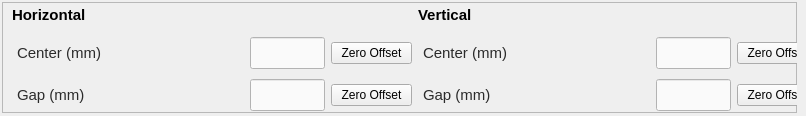
<?xml version="1.0" encoding="UTF-8"?>
<ui version="4.0">
 <class>Form</class>
 <widget class="QWidget" name="Form">
  <property name="geometry">
   <rect>
    <x>0</x>
    <y>0</y>
    <width>806</width>
    <height>116</height>
   </rect>
  </property>
  <property name="windowTitle">
   <string>Form</string>
  </property>
  <widget class="QFrame" name="frame">
   <property name="geometry">
    <rect>
     <x>2</x>
     <y>2</y>
     <width>795</width>
     <height>111</height>
    </rect>
   </property>
   <property name="sizePolicy">
    <sizepolicy hsizetype="Preferred" vsizetype="Preferred">
     <horstretch>0</horstretch>
     <verstretch>0</verstretch>
    </sizepolicy>
   </property>
   <property name="minimumSize">
    <size>
     <width>795</width>
     <height>110</height>
    </size>
   </property>
   <property name="frameShape">
    <enum>QFrame::StyledPanel</enum>
   </property>
   <property name="frameShadow">
    <enum>QFrame::Raised</enum>
   </property>
   <widget class="QWidget" name="layoutWidget">
    <property name="geometry">
     <rect>
      <x>10</x>
      <y>0</y>
      <width>806</width>
      <height>109</height>
     </rect>
    </property>
    <layout class="QGridLayout" name="gridLayout">
     <property name="topMargin">
      <number>0</number>
     </property>
     <property name="verticalSpacing">
      <number>10</number>
     </property>
     <item row="2" column="0">
      <widget class="QLabel" name="GapLabel1">
       <property name="sizePolicy">
        <sizepolicy hsizetype="Fixed" vsizetype="Fixed">
         <horstretch>0</horstretch>
         <verstretch>0</verstretch>
        </sizepolicy>
       </property>
       <property name="minimumSize">
        <size>
         <width>120</width>
         <height>0</height>
        </size>
       </property>
       <property name="maximumSize">
        <size>
         <width>120</width>
         <height>16777215</height>
        </size>
       </property>
       <property name="font">
        <font>
         <pointsize>11</pointsize>
        </font>
       </property>
       <property name="styleSheet">
        <string notr="true">color: rgb(43,43,43);</string>
       </property>
       <property name="text">
        <string>Gap (mm)</string>
       </property>
       <property name="margin">
        <number>0</number>
       </property>
       <property name="indent">
        <number>5</number>
       </property>
      </widget>
     </item>
     <item row="1" column="6">
      <widget class="PyDMByteIndicator" name="ByteIndicatorCenter2Move">
       <property name="enabled">
        <bool>false</bool>
       </property>
       <property name="sizePolicy">
        <sizepolicy hsizetype="Fixed" vsizetype="Fixed">
         <horstretch>0</horstretch>
         <verstretch>0</verstretch>
        </sizepolicy>
       </property>
       <property name="minimumSize">
        <size>
         <width>25</width>
         <height>0</height>
        </size>
       </property>
       <property name="maximumSize">
        <size>
         <width>25</width>
         <height>25</height>
        </size>
       </property>
       <property name="toolTip">
        <string/>
       </property>
       <property name="alarmSensitiveContent">
        <bool>false</bool>
       </property>
       <property name="alarmSensitiveBorder">
        <bool>false</bool>
       </property>
       <property name="PyDMToolTip">
        <string/>
       </property>
       <property name="channel">
        <string>ca://${prefix}:ACTUAL_YCENTER_RBV.MOVN</string>
       </property>
       <property name="blinkOnChange">
        <bool>false</bool>
       </property>
       <property name="toggleMode">
        <bool>false</bool>
       </property>
       <property name="blinkInterval">
        <number>99</number>
       </property>
       <property name="showLabels">
        <bool>false</bool>
       </property>
       <property name="bigEndian">
        <bool>false</bool>
       </property>
       <property name="circles">
        <bool>true</bool>
       </property>
       <property name="numBits">
        <number>1</number>
       </property>
       <property name="shift">
        <number>0</number>
       </property>
       <property name="labels">
        <stringlist>
         <string>Bit 0</string>
        </stringlist>
       </property>
      </widget>
     </item>
     <item row="1" column="1">
      <widget class="PyDMByteIndicator" name="ByteIndicatorCenter1Move">
       <property name="enabled">
        <bool>false</bool>
       </property>
       <property name="sizePolicy">
        <sizepolicy hsizetype="Fixed" vsizetype="Fixed">
         <horstretch>0</horstretch>
         <verstretch>0</verstretch>
        </sizepolicy>
       </property>
       <property name="minimumSize">
        <size>
         <width>25</width>
         <height>0</height>
        </size>
       </property>
       <property name="maximumSize">
        <size>
         <width>25</width>
         <height>25</height>
        </size>
       </property>
       <property name="toolTip">
        <string/>
       </property>
       <property name="alarmSensitiveContent">
        <bool>false</bool>
       </property>
       <property name="alarmSensitiveBorder">
        <bool>false</bool>
       </property>
       <property name="PyDMToolTip">
        <string/>
       </property>
       <property name="channel">
        <string>ca://${prefix}:ACTUAL_XCENTER_RBV.MOVN</string>
       </property>
       <property name="blinkOnChange">
        <bool>false</bool>
       </property>
       <property name="toggleMode">
        <bool>false</bool>
       </property>
       <property name="blinkInterval">
        <number>99</number>
       </property>
       <property name="showLabels">
        <bool>false</bool>
       </property>
       <property name="bigEndian">
        <bool>false</bool>
       </property>
       <property name="circles">
        <bool>true</bool>
       </property>
       <property name="numBits">
        <number>1</number>
       </property>
       <property name="shift">
        <number>0</number>
       </property>
       <property name="labels">
        <stringlist>
         <string>Bit 0</string>
        </stringlist>
       </property>
      </widget>
     </item>
     <item row="2" column="8">
      <widget class="PyDMLineEdit" name="GapSet2">
       <property name="sizePolicy">
        <sizepolicy hsizetype="Minimum" vsizetype="Minimum">
         <horstretch>0</horstretch>
         <verstretch>0</verstretch>
        </sizepolicy>
       </property>
       <property name="minimumSize">
        <size>
         <width>75</width>
         <height>32</height>
        </size>
       </property>
       <property name="maximumSize">
        <size>
         <width>75</width>
         <height>16777215</height>
        </size>
       </property>
       <property name="font">
        <font>
         <pointsize>11</pointsize>
        </font>
       </property>
       <property name="toolTip">
        <string/>
       </property>
       <property name="styleSheet">
        <string notr="true">color: rgb(43,43,43);
background-color: rgb(250, 250, 250);</string>
       </property>
       <property name="alignment">
        <set>Qt::AlignCenter</set>
       </property>
       <property name="precision">
        <number>3</number>
       </property>
       <property name="precisionFromPV">
        <bool>false</bool>
       </property>
       <property name="channel">
        <string>ca://${prefix}:YWID_REQ</string>
       </property>
      </widget>
     </item>
     <item row="2" column="1">
      <widget class="PyDMByteIndicator" name="ByteIndicatorGap1Move">
       <property name="enabled">
        <bool>false</bool>
       </property>
       <property name="sizePolicy">
        <sizepolicy hsizetype="Fixed" vsizetype="Fixed">
         <horstretch>0</horstretch>
         <verstretch>0</verstretch>
        </sizepolicy>
       </property>
       <property name="minimumSize">
        <size>
         <width>25</width>
         <height>0</height>
        </size>
       </property>
       <property name="maximumSize">
        <size>
         <width>25</width>
         <height>25</height>
        </size>
       </property>
       <property name="toolTip">
        <string/>
       </property>
       <property name="alarmSensitiveContent">
        <bool>false</bool>
       </property>
       <property name="alarmSensitiveBorder">
        <bool>false</bool>
       </property>
       <property name="PyDMToolTip">
        <string/>
       </property>
       <property name="channel">
        <string>ca://${prefix}:ACTUAL_XWIDTH_RBV.MOVN</string>
       </property>
       <property name="blinkOnChange">
        <bool>false</bool>
       </property>
       <property name="toggleMode">
        <bool>false</bool>
       </property>
       <property name="blinkInterval">
        <number>99</number>
       </property>
       <property name="showLabels">
        <bool>false</bool>
       </property>
       <property name="bigEndian">
        <bool>false</bool>
       </property>
       <property name="circles">
        <bool>true</bool>
       </property>
       <property name="numBits">
        <number>1</number>
       </property>
       <property name="shift">
        <number>0</number>
       </property>
       <property name="labels">
        <stringlist>
         <string>Bit 0</string>
        </stringlist>
       </property>
      </widget>
     </item>
     <item row="1" column="8">
      <widget class="PyDMLineEdit" name="CenterSet2">
       <property name="sizePolicy">
        <sizepolicy hsizetype="Minimum" vsizetype="Minimum">
         <horstretch>0</horstretch>
         <verstretch>0</verstretch>
        </sizepolicy>
       </property>
       <property name="minimumSize">
        <size>
         <width>75</width>
         <height>32</height>
        </size>
       </property>
       <property name="maximumSize">
        <size>
         <width>75</width>
         <height>16777215</height>
        </size>
       </property>
       <property name="font">
        <font>
         <pointsize>11</pointsize>
        </font>
       </property>
       <property name="toolTip">
        <string/>
       </property>
       <property name="styleSheet">
        <string notr="true">color: rgb(43,43,43);
background-color: rgb(250, 250, 250);</string>
       </property>
       <property name="alignment">
        <set>Qt::AlignCenter</set>
       </property>
       <property name="precision">
        <number>3</number>
       </property>
       <property name="precisionFromPV">
        <bool>false</bool>
       </property>
       <property name="channel">
        <string>ca://${prefix}:YCEN_REQ</string>
       </property>
      </widget>
     </item>
     <item row="2" column="3">
      <widget class="PyDMLineEdit" name="GapSet1">
       <property name="sizePolicy">
        <sizepolicy hsizetype="Minimum" vsizetype="Minimum">
         <horstretch>0</horstretch>
         <verstretch>0</verstretch>
        </sizepolicy>
       </property>
       <property name="minimumSize">
        <size>
         <width>75</width>
         <height>32</height>
        </size>
       </property>
       <property name="maximumSize">
        <size>
         <width>75</width>
         <height>16777215</height>
        </size>
       </property>
       <property name="font">
        <font>
         <pointsize>11</pointsize>
        </font>
       </property>
       <property name="toolTip">
        <string/>
       </property>
       <property name="styleSheet">
        <string notr="true">color: rgb(43,43,43);
background-color: rgb(250, 250, 250);</string>
       </property>
       <property name="alignment">
        <set>Qt::AlignCenter</set>
       </property>
       <property name="precision">
        <number>3</number>
       </property>
       <property name="precisionFromPV">
        <bool>false</bool>
       </property>
       <property name="channel">
        <string>ca://${prefix}:XWID_REQ</string>
       </property>
      </widget>
     </item>
     <item row="2" column="2">
      <widget class="PyDMLabel" name="GapRBV1">
       <property name="sizePolicy">
        <sizepolicy hsizetype="Minimum" vsizetype="Minimum">
         <horstretch>0</horstretch>
         <verstretch>0</verstretch>
        </sizepolicy>
       </property>
       <property name="minimumSize">
        <size>
         <width>75</width>
         <height>0</height>
        </size>
       </property>
       <property name="maximumSize">
        <size>
         <width>75</width>
         <height>16777215</height>
        </size>
       </property>
       <property name="font">
        <font>
         <pointsize>11</pointsize>
        </font>
       </property>
       <property name="toolTip">
        <string/>
       </property>
       <property name="whatsThis">
        <string/>
       </property>
       <property name="styleSheet">
        <string notr="true">color: rgb(34, 34, 34);</string>
       </property>
       <property name="alignment">
        <set>Qt::AlignCenter</set>
       </property>
       <property name="precision">
        <number>0</number>
       </property>
       <property name="showUnits">
        <bool>false</bool>
       </property>
       <property name="precisionFromPV">
        <bool>true</bool>
       </property>
       <property name="alarmSensitiveContent">
        <bool>false</bool>
       </property>
       <property name="alarmSensitiveBorder">
        <bool>true</bool>
       </property>
       <property name="PyDMToolTip">
        <string/>
       </property>
       <property name="channel">
        <string>ca://${prefix}:ACTUAL_XWIDTH_RBV</string>
       </property>
       <property name="enableRichText">
        <bool>false</bool>
       </property>
      </widget>
     </item>
     <item row="2" column="5">
      <widget class="QLabel" name="GapLabel2">
       <property name="sizePolicy">
        <sizepolicy hsizetype="Minimum" vsizetype="Minimum">
         <horstretch>0</horstretch>
         <verstretch>0</verstretch>
        </sizepolicy>
       </property>
       <property name="minimumSize">
        <size>
         <width>120</width>
         <height>0</height>
        </size>
       </property>
       <property name="maximumSize">
        <size>
         <width>16777</width>
         <height>16777215</height>
        </size>
       </property>
       <property name="sizeIncrement">
        <size>
         <width>0</width>
         <height>0</height>
        </size>
       </property>
       <property name="font">
        <font>
         <pointsize>11</pointsize>
        </font>
       </property>
       <property name="styleSheet">
        <string notr="true">color: rgb(43, 43, 43);</string>
       </property>
       <property name="text">
        <string>Gap (mm)</string>
       </property>
       <property name="margin">
        <number>0</number>
       </property>
       <property name="indent">
        <number>5</number>
       </property>
      </widget>
     </item>
     <item row="0" column="5" colspan="4">
      <widget class="QLabel" name="VerticalLabel">
       <property name="font">
        <font>
         <pointsize>11</pointsize>
         <weight>75</weight>
         <bold>true</bold>
        </font>
       </property>
       <property name="text">
        <string>Vertical</string>
       </property>
      </widget>
     </item>
     <item row="1" column="7">
      <widget class="PyDMLabel" name="CenterRBV2">
       <property name="sizePolicy">
        <sizepolicy hsizetype="Minimum" vsizetype="Minimum">
         <horstretch>0</horstretch>
         <verstretch>0</verstretch>
        </sizepolicy>
       </property>
       <property name="minimumSize">
        <size>
         <width>75</width>
         <height>0</height>
        </size>
       </property>
       <property name="maximumSize">
        <size>
         <width>75</width>
         <height>16777215</height>
        </size>
       </property>
       <property name="font">
        <font>
         <pointsize>11</pointsize>
        </font>
       </property>
       <property name="toolTip">
        <string/>
       </property>
       <property name="whatsThis">
        <string/>
       </property>
       <property name="styleSheet">
        <string notr="true">color: rgb(43, 43, 43);</string>
       </property>
       <property name="alignment">
        <set>Qt::AlignCenter</set>
       </property>
       <property name="precision">
        <number>0</number>
       </property>
       <property name="showUnits">
        <bool>false</bool>
       </property>
       <property name="precisionFromPV">
        <bool>true</bool>
       </property>
       <property name="alarmSensitiveContent">
        <bool>false</bool>
       </property>
       <property name="alarmSensitiveBorder">
        <bool>true</bool>
       </property>
       <property name="PyDMToolTip">
        <string/>
       </property>
       <property name="channel">
        <string>ca://${prefix}:ACTUAL_YCENTER_RBV</string>
       </property>
       <property name="enableRichText">
        <bool>false</bool>
       </property>
      </widget>
     </item>
     <item row="2" column="7">
      <widget class="PyDMLabel" name="GapRBV2">
       <property name="sizePolicy">
        <sizepolicy hsizetype="Minimum" vsizetype="Minimum">
         <horstretch>0</horstretch>
         <verstretch>0</verstretch>
        </sizepolicy>
       </property>
       <property name="minimumSize">
        <size>
         <width>75</width>
         <height>0</height>
        </size>
       </property>
       <property name="maximumSize">
        <size>
         <width>75</width>
         <height>16777215</height>
        </size>
       </property>
       <property name="font">
        <font>
         <pointsize>11</pointsize>
        </font>
       </property>
       <property name="toolTip">
        <string/>
       </property>
       <property name="whatsThis">
        <string/>
       </property>
       <property name="styleSheet">
        <string notr="true">color: rgb(43, 43, 43);</string>
       </property>
       <property name="alignment">
        <set>Qt::AlignCenter</set>
       </property>
       <property name="precision">
        <number>0</number>
       </property>
       <property name="showUnits">
        <bool>false</bool>
       </property>
       <property name="precisionFromPV">
        <bool>true</bool>
       </property>
       <property name="alarmSensitiveContent">
        <bool>false</bool>
       </property>
       <property name="alarmSensitiveBorder">
        <bool>true</bool>
       </property>
       <property name="PyDMToolTip">
        <string/>
       </property>
       <property name="channel">
        <string>ca://${prefix}:ACTUAL_YWIDTH_RBV</string>
       </property>
       <property name="enableRichText">
        <bool>false</bool>
       </property>
      </widget>
     </item>
     <item row="2" column="4">
      <widget class="QPushButton" name="pushButton_2">
       <property name="text">
        <string>Zero Offset</string>
       </property>
      </widget>
     </item>
     <item row="2" column="6">
      <widget class="PyDMByteIndicator" name="ByteIndicatorGap2Move">
       <property name="enabled">
        <bool>false</bool>
       </property>
       <property name="sizePolicy">
        <sizepolicy hsizetype="Fixed" vsizetype="Fixed">
         <horstretch>0</horstretch>
         <verstretch>0</verstretch>
        </sizepolicy>
       </property>
       <property name="minimumSize">
        <size>
         <width>25</width>
         <height>0</height>
        </size>
       </property>
       <property name="maximumSize">
        <size>
         <width>25</width>
         <height>25</height>
        </size>
       </property>
       <property name="toolTip">
        <string/>
       </property>
       <property name="alarmSensitiveContent">
        <bool>false</bool>
       </property>
       <property name="alarmSensitiveBorder">
        <bool>false</bool>
       </property>
       <property name="PyDMToolTip">
        <string/>
       </property>
       <property name="channel">
        <string>ca://${prefix}:ACTUAL_YWIDTH_RBV.MOVN</string>
       </property>
       <property name="blinkOnChange">
        <bool>false</bool>
       </property>
       <property name="toggleMode">
        <bool>false</bool>
       </property>
       <property name="blinkInterval">
        <number>99</number>
       </property>
       <property name="showLabels">
        <bool>false</bool>
       </property>
       <property name="bigEndian">
        <bool>false</bool>
       </property>
       <property name="circles">
        <bool>true</bool>
       </property>
       <property name="numBits">
        <number>1</number>
       </property>
       <property name="shift">
        <number>0</number>
       </property>
       <property name="labels">
        <stringlist>
         <string>Bit 0</string>
        </stringlist>
       </property>
      </widget>
     </item>
     <item row="1" column="3">
      <widget class="PyDMLineEdit" name="CenterSet1">
       <property name="sizePolicy">
        <sizepolicy hsizetype="Fixed" vsizetype="Fixed">
         <horstretch>0</horstretch>
         <verstretch>0</verstretch>
        </sizepolicy>
       </property>
       <property name="minimumSize">
        <size>
         <width>75</width>
         <height>32</height>
        </size>
       </property>
       <property name="maximumSize">
        <size>
         <width>75</width>
         <height>16777215</height>
        </size>
       </property>
       <property name="font">
        <font>
         <pointsize>11</pointsize>
        </font>
       </property>
       <property name="toolTip">
        <string/>
       </property>
       <property name="styleSheet">
        <string notr="true">color: rgb(43,43,43);
background-color: rgb(250, 250, 250);</string>
       </property>
       <property name="frame">
        <bool>true</bool>
       </property>
       <property name="alignment">
        <set>Qt::AlignCenter</set>
       </property>
       <property name="precision">
        <number>3</number>
       </property>
       <property name="precisionFromPV">
        <bool>false</bool>
       </property>
       <property name="channel">
        <string>ca://${prefix}:XCEN_REQ</string>
       </property>
      </widget>
     </item>
     <item row="1" column="2">
      <widget class="PyDMLabel" name="CenterRBV1">
       <property name="sizePolicy">
        <sizepolicy hsizetype="Minimum" vsizetype="Minimum">
         <horstretch>0</horstretch>
         <verstretch>0</verstretch>
        </sizepolicy>
       </property>
       <property name="minimumSize">
        <size>
         <width>75</width>
         <height>0</height>
        </size>
       </property>
       <property name="maximumSize">
        <size>
         <width>75</width>
         <height>16777215</height>
        </size>
       </property>
       <property name="font">
        <font>
         <pointsize>11</pointsize>
        </font>
       </property>
       <property name="toolTip">
        <string/>
       </property>
       <property name="whatsThis">
        <string/>
       </property>
       <property name="styleSheet">
        <string notr="true">color: rgb(43, 43, 43);</string>
       </property>
       <property name="alignment">
        <set>Qt::AlignCenter</set>
       </property>
       <property name="precision">
        <number>0</number>
       </property>
       <property name="showUnits">
        <bool>false</bool>
       </property>
       <property name="precisionFromPV">
        <bool>true</bool>
       </property>
       <property name="alarmSensitiveContent">
        <bool>false</bool>
       </property>
       <property name="alarmSensitiveBorder">
        <bool>true</bool>
       </property>
       <property name="PyDMToolTip">
        <string/>
       </property>
       <property name="channel">
        <string>ca://${prefix}:ACTUAL_XCENTER_RBV</string>
       </property>
       <property name="enableRichText">
        <bool>false</bool>
       </property>
      </widget>
     </item>
     <item row="1" column="4">
      <widget class="QPushButton" name="pushButton">
       <property name="text">
        <string>Zero Offset</string>
       </property>
      </widget>
     </item>
     <item row="0" column="0" colspan="4">
      <widget class="QLabel" name="HorizontalLabel">
       <property name="font">
        <font>
         <pointsize>11</pointsize>
         <weight>75</weight>
         <bold>true</bold>
        </font>
       </property>
       <property name="text">
        <string>Horizontal</string>
       </property>
      </widget>
     </item>
     <item row="1" column="5">
      <widget class="QLabel" name="Center">
       <property name="sizePolicy">
        <sizepolicy hsizetype="Minimum" vsizetype="Minimum">
         <horstretch>0</horstretch>
         <verstretch>0</verstretch>
        </sizepolicy>
       </property>
       <property name="minimumSize">
        <size>
         <width>120</width>
         <height>0</height>
        </size>
       </property>
       <property name="maximumSize">
        <size>
         <width>130</width>
         <height>16777215</height>
        </size>
       </property>
       <property name="font">
        <font>
         <pointsize>11</pointsize>
        </font>
       </property>
       <property name="styleSheet">
        <string notr="true">color: rgb(43, 43, 43);</string>
       </property>
       <property name="text">
        <string>Center (mm)</string>
       </property>
       <property name="margin">
        <number>0</number>
       </property>
       <property name="indent">
        <number>5</number>
       </property>
      </widget>
     </item>
     <item row="1" column="0">
      <widget class="QLabel" name="CenterLabel1">
       <property name="sizePolicy">
        <sizepolicy hsizetype="Fixed" vsizetype="Fixed">
         <horstretch>0</horstretch>
         <verstretch>0</verstretch>
        </sizepolicy>
       </property>
       <property name="minimumSize">
        <size>
         <width>120</width>
         <height>0</height>
        </size>
       </property>
       <property name="maximumSize">
        <size>
         <width>130</width>
         <height>16777215</height>
        </size>
       </property>
       <property name="font">
        <font>
         <pointsize>11</pointsize>
        </font>
       </property>
       <property name="styleSheet">
        <string notr="true">color: rgb(43, 43, 43);</string>
       </property>
       <property name="text">
        <string>Center (mm)</string>
       </property>
       <property name="margin">
        <number>0</number>
       </property>
       <property name="indent">
        <number>5</number>
       </property>
      </widget>
     </item>
     <item row="1" column="9">
      <widget class="QPushButton" name="pushButton_3">
       <property name="text">
        <string>Zero Offset</string>
       </property>
      </widget>
     </item>
     <item row="2" column="9">
      <widget class="QPushButton" name="pushButton_4">
       <property name="text">
        <string>Zero Offset</string>
       </property>
      </widget>
     </item>
    </layout>
   </widget>
  </widget>
 </widget>
 <customwidgets>
  <customwidget>
   <class>PyDMLineEdit</class>
   <extends>QLineEdit</extends>
   <header>pydm.widgets.line_edit</header>
  </customwidget>
  <customwidget>
   <class>PyDMByteIndicator</class>
   <extends>QWidget</extends>
   <header>pydm.widgets.byte</header>
  </customwidget>
  <customwidget>
   <class>PyDMLabel</class>
   <extends>QLabel</extends>
   <header>pydm.widgets.label</header>
  </customwidget>
 </customwidgets>
 <resources/>
 <connections/>
</ui>
